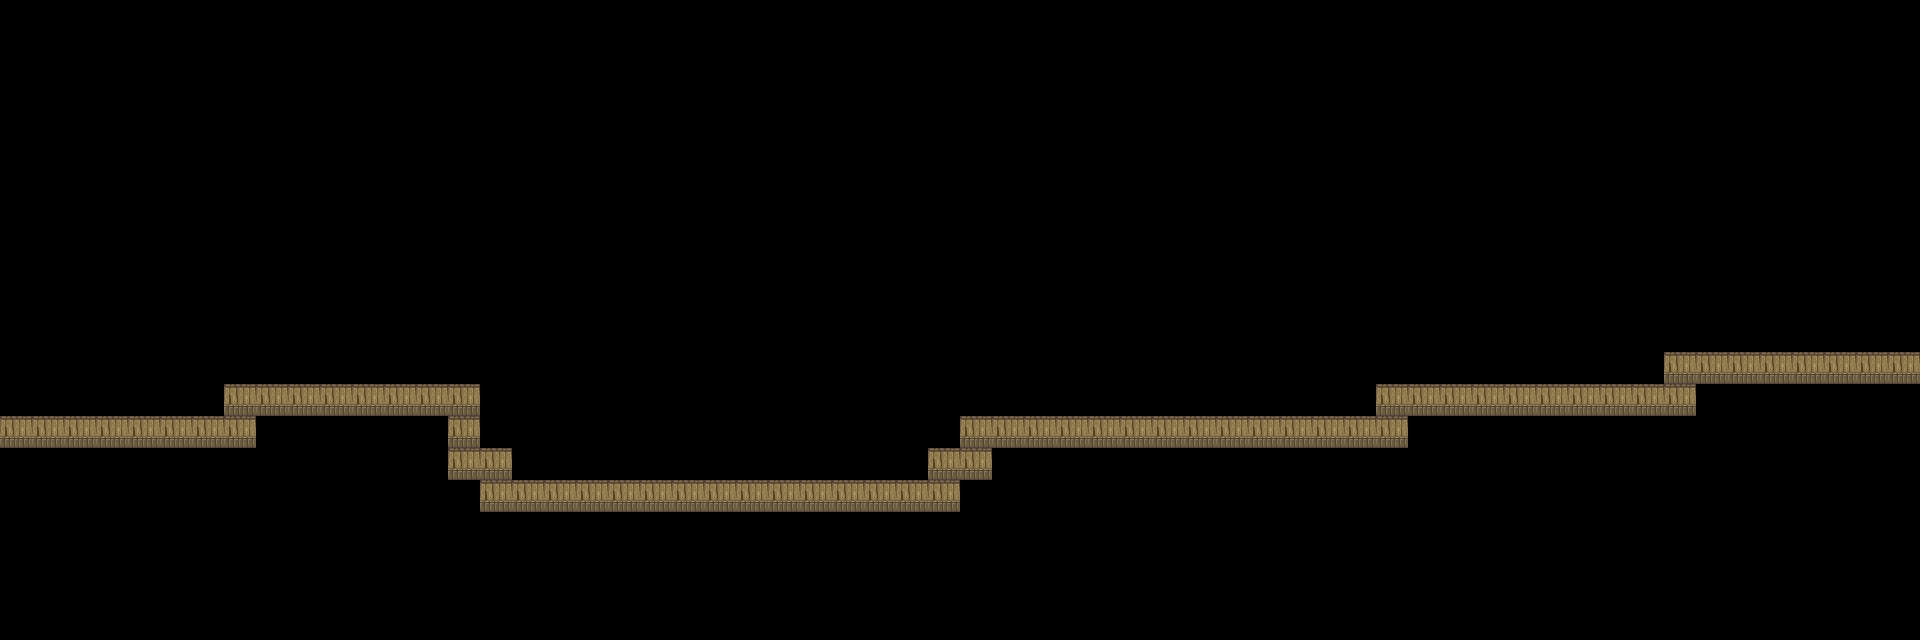

This is a level from a 2D game, rendered from its Tiled map with the project's own tilesets. A one-line summary and the complete map file follow:
An orthogonal 60x20 tile map with 32x32 px tiles, 1 tile layer (Tile Layer 1).

<map version="1.2" tiledversion="1.3.3" orientation="orthogonal" renderorder="right-down" width="60" height="20" tilewidth="32" tileheight="32" infinite="0" nextlayerid="2" nextobjectid="1">
 <tileset firstgid="1" name="tileset3" tilewidth="32" tileheight="32" tilecount="900" columns="30">
  <image source="tileset3.png" width="960" height="960" />
 </tileset>
 <layer id="1" name="Tile Layer 1" width="60" height="20">
  <data encoding="csv">
0,0,0,0,0,0,0,0,0,0,0,0,0,0,0,0,0,0,0,0,0,0,0,0,0,0,0,0,0,0,0,0,0,0,0,0,0,0,0,0,0,0,0,0,0,0,0,0,0,0,0,0,0,0,0,0,0,0,0,0,
0,0,0,0,0,0,0,0,0,0,0,0,0,0,0,0,0,0,0,0,0,0,0,0,0,0,0,0,0,0,0,0,0,0,0,0,0,0,0,0,0,0,0,0,0,0,0,0,0,0,0,0,0,0,0,0,0,0,0,0,
0,0,0,0,0,0,0,0,0,0,0,0,0,0,0,0,0,0,0,0,0,0,0,0,0,0,0,0,0,0,0,0,0,0,0,0,0,0,0,0,0,0,0,0,0,0,0,0,0,0,0,0,0,0,0,0,0,0,0,0,
0,0,0,0,0,0,0,0,0,0,0,0,0,0,0,0,0,0,0,0,0,0,0,0,0,0,0,0,0,0,0,0,0,0,0,0,0,0,0,0,0,0,0,0,0,0,0,0,0,0,0,0,0,0,0,0,0,0,0,0,
0,0,0,0,0,0,0,0,0,0,0,0,0,0,0,0,0,0,0,0,0,0,0,0,0,0,0,0,0,0,0,0,0,0,0,0,0,0,0,0,0,0,0,0,0,0,0,0,0,0,0,0,0,0,0,0,0,0,0,0,
0,0,0,0,0,0,0,0,0,0,0,0,0,0,0,0,0,0,0,0,0,0,0,0,0,0,0,0,0,0,0,0,0,0,0,0,0,0,0,0,0,0,0,0,0,0,0,0,0,0,0,0,0,0,0,0,0,0,0,0,
0,0,0,0,0,0,0,0,0,0,0,0,0,0,0,0,0,0,0,0,0,0,0,0,0,0,0,0,0,0,0,0,0,0,0,0,0,0,0,0,0,0,0,0,0,0,0,0,0,0,0,0,0,0,0,0,0,0,0,0,
0,0,0,0,0,0,0,0,0,0,0,0,0,0,0,0,0,0,0,0,0,0,0,0,0,0,0,0,0,0,0,0,0,0,0,0,0,0,0,0,0,0,0,0,0,0,0,0,0,0,0,0,0,0,0,0,0,0,0,0,
0,0,0,0,0,0,0,0,0,0,0,0,0,0,0,0,0,0,0,0,0,0,0,0,0,0,0,0,0,0,0,0,0,0,0,0,0,0,0,0,0,0,0,0,0,0,0,0,0,0,0,0,0,0,0,0,0,0,0,0,
0,0,0,0,0,0,0,0,0,0,0,0,0,0,0,0,0,0,0,0,0,0,0,0,0,0,0,0,0,0,0,0,0,0,0,0,0,0,0,0,0,0,0,0,0,0,0,0,0,0,0,0,0,0,0,0,0,0,0,0,
0,0,0,0,0,0,0,0,0,0,0,0,0,0,0,0,0,0,0,0,0,0,0,0,0,0,0,0,0,0,0,0,0,0,0,0,0,0,0,0,0,0,0,0,0,0,0,0,0,0,0,0,0,0,0,0,0,0,0,0,
0,0,0,0,0,0,0,0,0,0,0,0,0,0,0,0,0,0,0,0,0,0,0,0,0,0,0,0,0,0,0,0,0,0,0,0,0,0,0,0,0,0,0,0,0,0,0,0,0,0,0,0,757,757,757,757,757,757,757,757,
0,0,0,0,0,0,0,757,757,757,757,757,757,757,757,0,0,0,0,0,0,0,0,0,0,0,0,0,0,0,0,0,0,0,0,0,0,0,0,0,0,0,0,757,757,757,757,757,757,757,757,757,757,0,0,0,0,0,0,0,
757,757,757,757,757,757,757,757,0,0,0,0,0,0,757,0,0,0,0,0,0,0,0,0,0,0,0,0,0,0,757,757,757,757,757,757,757,757,757,757,757,757,757,757,0,0,0,0,0,0,0,0,0,0,0,0,0,0,0,0,
0,0,0,0,0,0,0,0,0,0,0,0,0,0,757,757,0,0,0,0,0,0,0,0,0,0,0,0,0,757,757,0,0,0,0,0,0,0,0,0,0,0,0,0,0,0,0,0,0,0,0,0,0,0,0,0,0,0,0,0,
0,0,0,0,0,0,0,0,0,0,0,0,0,0,0,757,757,757,757,757,757,757,757,757,757,757,757,757,757,757,0,0,0,0,0,0,0,0,0,0,0,0,0,0,0,0,0,0,0,0,0,0,0,0,0,0,0,0,0,0,
0,0,0,0,0,0,0,0,0,0,0,0,0,0,0,0,0,0,0,0,0,0,0,0,0,0,0,0,0,0,0,0,0,0,0,0,0,0,0,0,0,0,0,0,0,0,0,0,0,0,0,0,0,0,0,0,0,0,0,0,
0,0,0,0,0,0,0,0,0,0,0,0,0,0,0,0,0,0,0,0,0,0,0,0,0,0,0,0,0,0,0,0,0,0,0,0,0,0,0,0,0,0,0,0,0,0,0,0,0,0,0,0,0,0,0,0,0,0,0,0,
0,0,0,0,0,0,0,0,0,0,0,0,0,0,0,0,0,0,0,0,0,0,0,0,0,0,0,0,0,0,0,0,0,0,0,0,0,0,0,0,0,0,0,0,0,0,0,0,0,0,0,0,0,0,0,0,0,0,0,0,
0,0,0,0,0,0,0,0,0,0,0,0,0,0,0,0,0,0,0,0,0,0,0,0,0,0,0,0,0,0,0,0,0,0,0,0,0,0,0,0,0,0,0,0,0,0,0,0,0,0,0,0,0,0,0,0,0,0,0,0
</data>
 </layer>
</map>
